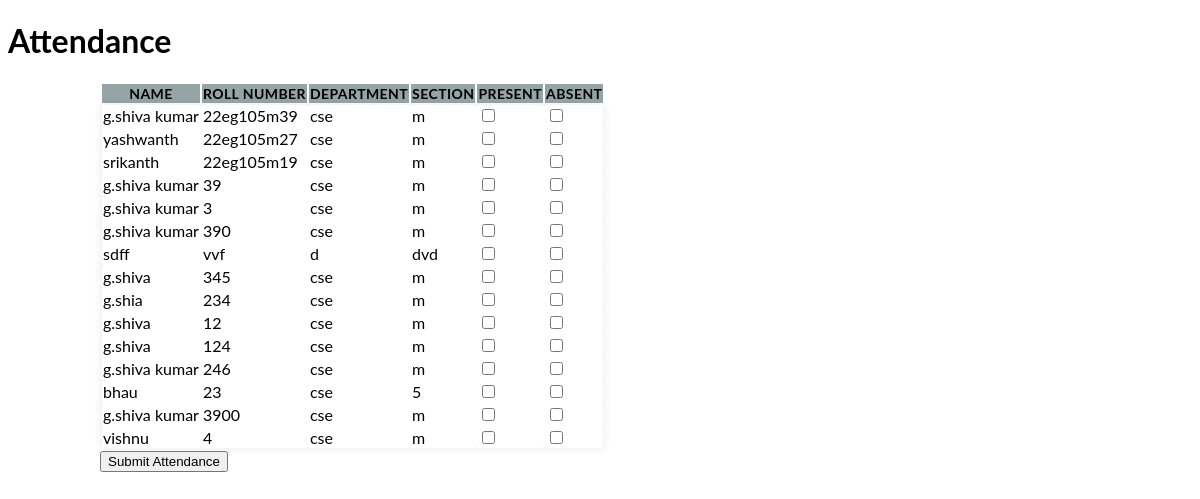
The page /attend on the database its author committed.
### app.py (models this page shows, shortened)
class Student(db.Model):
    id = db.Column(db.Integer, primary_key=True)
    name = db.Column(db.String(100), nullable=False)
    roll_number = db.Column(db.String(20), unique=True, nullable=False)
    department = db.Column(db.String(100), nullable=False)
    section = db.Column(db.String(20), nullable=False)

### app.py (the view, shortened to what this page needs)
@app.route('/attend', methods=['GET', 'POST'])
def attend():
    students = Student.query.all()
    return render_template('attend.html', students=students)

### templates/attend.html (shortened to what this page needs)
<!DOCTYPE html>
<html lang="en">
<head>
    <link rel="stylesheet" href="{{url_for('static',filename='css/students_list.css')}}">
</head>
<body>
    <h1>Attendance</h1>
    <main class="container">
    <form method="post" action="{{ url_for('attend') }}">
        <table class="responsive-table">
            <thead class="table-header">
                <tr>
                    <th class="col col-1">Name</th>
                    <th class="col col-1">Roll Number</th>
                    <th class="col col-1">Department</th>
                    <th class="col col-1">Section</th>
                    <th class="col col-1">Present</th>
                    <th class="col col-1">Absent</th>
                </tr>
            </thead>
            <tbody class="table-row">
                {% for student in students %}
                <tr>
                    <td class="col col-1">{{ student.name }}</td>
                    <td class="col col-1">{{ student.roll_number }}</td>
                    <td class="col col-1">{{ student.department }}</td>
                    <td class="col col-1">{{ student.section }}</td>
                    <td class="col col-1"><input type="checkbox" name="present_{{ student.id }}"></td>
                    <td class="col col-1"><input type="checkbox" name="absent_{{ student.id }}"></td>
                </tr>
                {% endfor %}
            </tbody>
        </table>
        <input type="submit" value="Submit Attendance">
    </form>
    </main>
</body>
</html>

### static/css/students_list.css (style rules this page uses)
body { font-family: 'lato', sans-serif; }
.container { max-width: 1000px; margin-left: auto; margin-right: auto; padding-left: 10px; padding-right: 10px; }

### rows shown on the page
Student: name "g.shiva kumar", roll_number "22eg105m39", department "cse", section "m"
Student: name "yashwanth", roll_number "22eg105m27", department "cse", section "m"
Student: name "srikanth", roll_number "22eg105m19", department "cse", section "m"
Student: name "g.shiva kumar", roll_number "39", department "cse", section "m"
Student: name "g.shiva kumar", roll_number "3", department "cse", section "m"
Student: name "g.shiva kumar", roll_number "390", department "cse", section "m"
Student: name "sdff", roll_number "vvf", department "d", section "dvd"
Student: name "g.shiva", roll_number "345", department "cse", section "m"
Student: name "g.shia", roll_number "234", department "cse", section "m"
Student: name "g.shiva", roll_number "12", department "cse", section "m"
Student: name "g.shiva", roll_number "124", department "cse", section "m"
Student: name "g.shiva kumar", roll_number "246", department "cse", section "m"
Student: name "bhau", roll_number "23", department "cse", section "5"
Student: name "g.shiva kumar", roll_number "3900", department "cse", section "m"
Student: name "vishnu", roll_number "4", department "cse", section "m"
